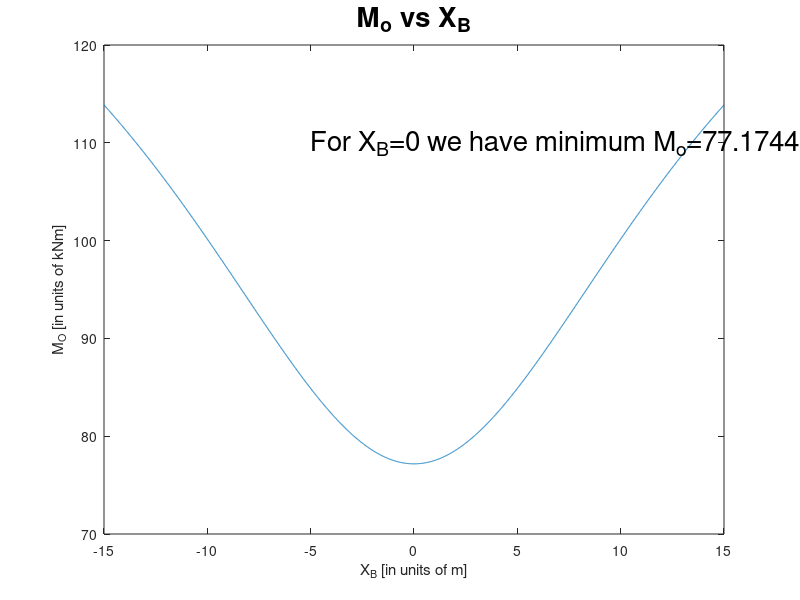

Source code (MATLAB):
% Equilibrium in 3D

clc;
clear all;

%% a) Calculate and plot the amount (magnitude) of the moment at O, M0 = |M0| as a function of XB  (-15m ≤ XB ≤ 15m, för ZB = 9m)

% (XB,ZB) cartesion point
XB = -15:0.01:15;
%XB = 9;
ZB = 9; 

% T along AB
T = 10*([XB; -15* ones(size(XB)); ZB*ones(size(XB))]./(sqrt(XB.^2+ 15^2 + ZB^2)));

% Moment axis OA
r_oa = [ZB*ones(size(XB)); zeros(size(XB)); XB];

% Moment at O
M_o = cross(r_oa, T);

%M_mag = sqrt(M_o(1,:).^2  + M_o(2,:).^2 + M_o(3,:).^2);
M_mag = sqrt(M_o(1,:).^2  + M_o(3,:).^2);

plot(XB, M_mag)
xlabel('X_B [in units of m]')
ylabel('M_O [in units of kNm]')
title('M_o vs X_B','FontSize',20)
%set(gcf,'Position',[10 1000 1500 1000])
%saveas(gcf,'M_O_vs_XB.png')

%% b) Calculate for which values of XB where M0 <100 kNm.
XB_vals = XB(find(M_mag < 100));
%indicies = find(M_mag < 100);
%interval = XB(indicies)

%% c) For what value of XB the minimum M0 is achieved. Also enter the value of M0 in this mode.

[Mmin_val, Mmin_index] = min(M_mag);
XB_min = XB(Mmin_index);
fprintf("For XB= %0.4f, we have Minimum Mo= %0.4f\n", XB_min, Mmin_val);

txt_t1 = strcat('For X_B= ',num2str(XB_min),' we have minimum M_o= ', num2str(Mmin_val));
text(-5, 110, txt_t1, 'FontSize',20);

set(gcf,'Position',[10 1000 1500 1000])
saveas(gcf,'MO_vs_XB.png')
